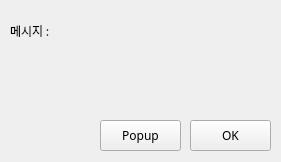
<?xml version="1.0" encoding="UTF-8"?>
<ui version="4.0">
 <class>Form</class>
 <widget class="QWidget" name="Form">
  <property name="geometry">
   <rect>
    <x>0</x>
    <y>0</y>
    <width>281</width>
    <height>162</height>
   </rect>
  </property>
  <property name="sizePolicy">
   <sizepolicy hsizetype="Fixed" vsizetype="Fixed">
    <horstretch>0</horstretch>
    <verstretch>0</verstretch>
   </sizepolicy>
  </property>
  <property name="minimumSize">
   <size>
    <width>281</width>
    <height>162</height>
   </size>
  </property>
  <property name="maximumSize">
   <size>
    <width>281</width>
    <height>162</height>
   </size>
  </property>
  <property name="font">
   <font>
    <family>나눔고딕</family>
   </font>
  </property>
  <property name="windowTitle">
   <string>메인앱</string>
  </property>
  <widget class="QLabel" name="lblMessage">
   <property name="geometry">
    <rect>
     <x>10</x>
     <y>20</y>
     <width>261</width>
     <height>21</height>
    </rect>
   </property>
   <property name="text">
    <string>메시지 : </string>
   </property>
  </widget>
  <widget class="QPushButton" name="btnOK">
   <property name="geometry">
    <rect>
     <x>190</x>
     <y>120</y>
     <width>81</width>
     <height>31</height>
    </rect>
   </property>
   <property name="text">
    <string>OK</string>
   </property>
  </widget>
  <widget class="QPushButton" name="btnPOP">
   <property name="geometry">
    <rect>
     <x>100</x>
     <y>120</y>
     <width>81</width>
     <height>31</height>
    </rect>
   </property>
   <property name="text">
    <string>Popup</string>
   </property>
  </widget>
 </widget>
 <resources/>
 <connections/>
</ui>
